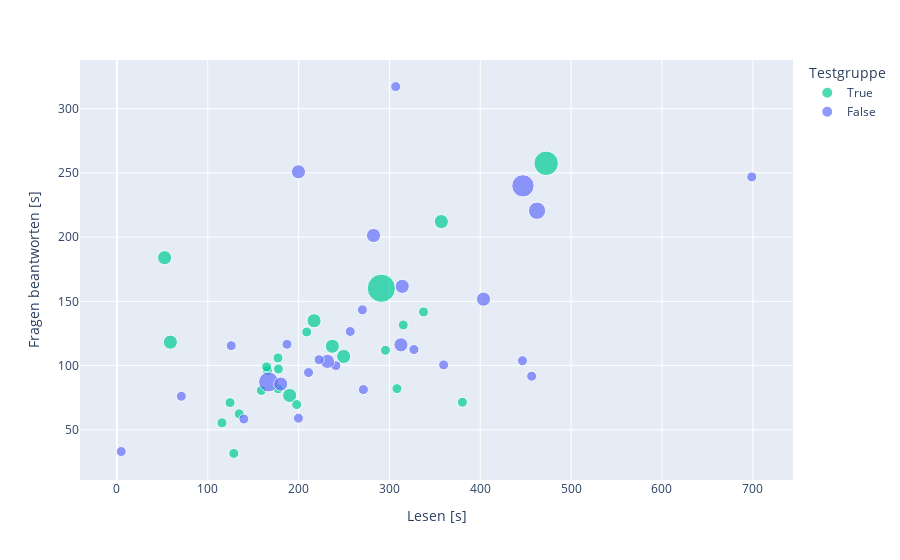

The notebook cell this image was saved under:
### Code cell
fig = px.scatter(df, x="reading_duration", y="questions_duration", color="test", size="reading_count", color_discrete_map=test_color_map)
fig.update_xaxes(title_text="Lesen [s]")
fig.update_yaxes(title_text="Fragen beantworten [s]")
fig.update_layout(legend_title="Testgruppe")
fig.show()

### Figure 1 — Plotly figure (JSON) as saved in the notebook; plotly's stock layout.template omitted (floating-point values rounded to 4 significant figures)
{"data": [{"hovertemplate": "test=True<br>reading_duration=%{x}<br>questions_duration=%{y}<br>reading_count=%{marker.size}<extra></extra>", "legendgroup": "True", "marker": {"color": "#00cc96", "size": [1, 1, 2, 2, 1, 1, 1, 2, 1, 1, 1, 1, 1, 1, 1, 2, 1, 1, 2, 1, 2, 8, 1, 1, 6, 2], "sizemode": "area", "sizeref": 0.02, "symbol": "circle"}, "mode": "markers", "name": "True", "orientation": "v", "showlegend": true, "type": "scatter", "x": [128.6, 177.3, 249.6, 190.1, 159.0, 208.9, 308.2, 357.1, 124.5, 115.6, 134.6, 177.4, 165.7, 197.9, 177.7, 237.1, 337.5, 164.8, 217.0, 295.6, 52.46, 291.1, 315.2, 380.3, 472.5, 58.81], "xaxis": "x", "y": [31.66, 106.0, 107.1, 76.77, 80.65, 126.1, 82.1, 212.1, 71.19, 55.45, 62.45, 81.95, 96.02, 69.67, 97.38, 115.1, 141.8, 99.0, 134.9, 111.9, 184.0, 160.2, 131.6, 71.48, 257.4, 118.3], "yaxis": "y"}, {"hovertemplate": "test=False<br>reading_duration=%{x}<br>questions_duration=%{y}<br>reading_count=%{marker.size}<extra></extra>", "legendgroup": "False", "marker": {"color": "#636efa", "size": [1, 2, 2, 4, 1, 1, 5, 1, 1, 1, 2, 2, 1, 1, 1, 1, 1, 1, 1, 2, 1, 1, 2, 2, 1, 3, 1, 1], "sizemode": "area", "sizeref": 0.02, "symbol": "circle"}, "mode": "markers", "name": "False", "orientation": "v", "showlegend": true, "type": "scatter", "x": [241.1, 312.7, 314.1, 166.9, 456.5, 446.4, 447.0, 139.7, 70.87, 210.9, 180.3, 231.8, 199.8, 222.5, 187.2, 256.8, 270.2, 271.3, 326.9, 199.8, 359.6, 4.722, 282.5, 403.5, 306.8, 462.5, 698.9, 125.8], "xaxis": "x", "y": [99.9, 116.2, 161.7, 87.28, 91.73, 103.8, 239.9, 58.4, 76.11, 94.59, 85.65, 103.3, 59.09, 104.6, 116.6, 126.5, 143.4, 81.35, 112.5, 250.9, 100.6, 33.14, 201.3, 151.7, 317.2, 220.5, 246.9, 115.5], "yaxis": "y"}], "layout": {"autosize": true, "legend": {"itemsizing": "constant", "title": {"text": "Testgruppe"}, "tracegroupgap": 0}, "margin": {"t": 60}, "xaxis": {"anchor": "y", "autorange": true, "domain": [0, 1], "range": [-37.87, 741.4], "title": {"text": "Lesen [s]"}, "type": "linear"}, "yaxis": {"anchor": "x", "autorange": true, "domain": [0, 1], "range": [6.311, 342.5], "title": {"text": "Fragen beantworten [s]"}, "type": "linear"}}}
